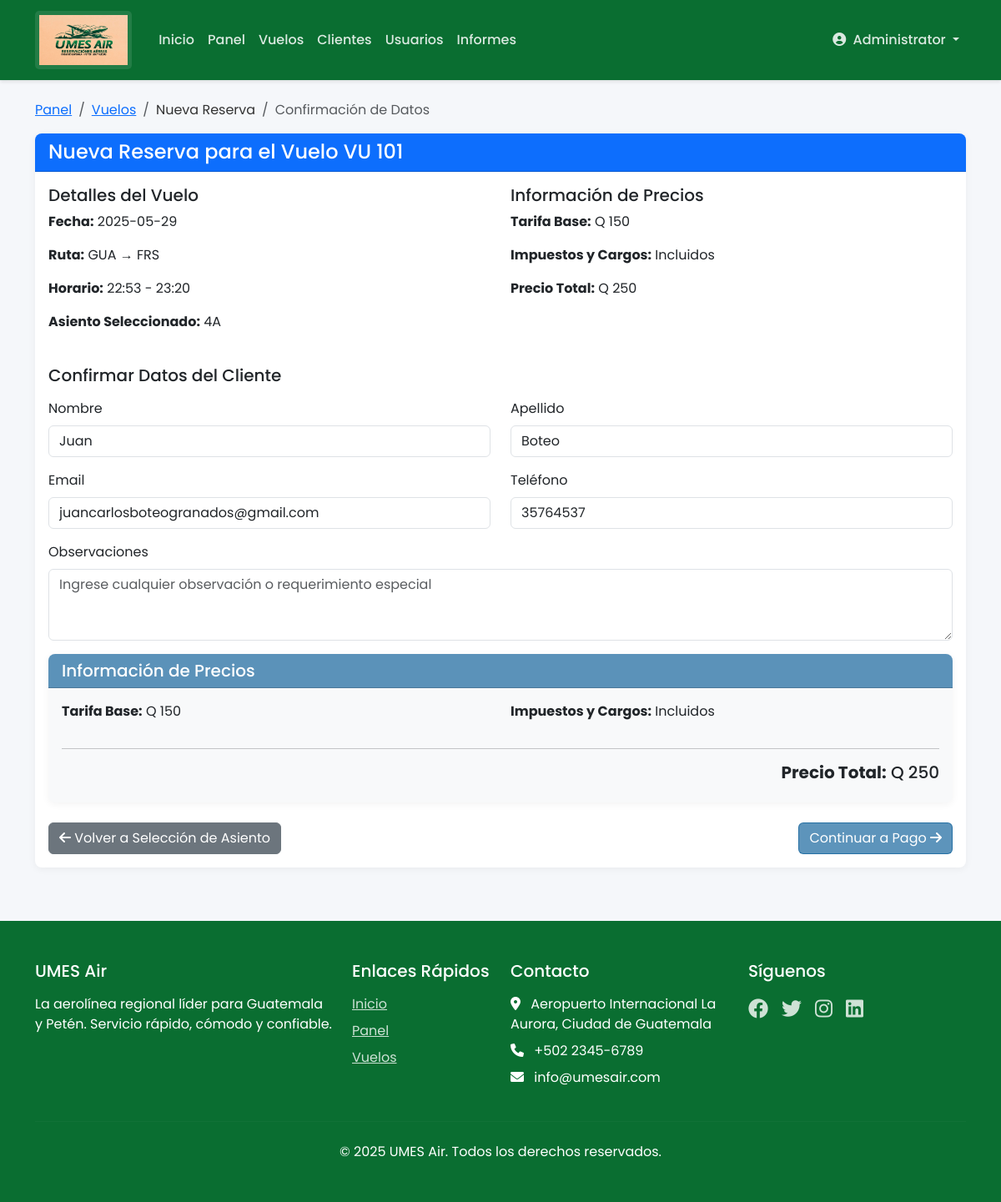
The app's page /reservations/step3/1/36612eb9/4A (signed in) with its own data.
### tables this page shows
CREATE TABLE flights (
    id INTEGER PRIMARY KEY AUTOINCREMENT,
    flight_code TEXT NOT NULL,
    date TEXT NOT NULL,
    origin TEXT NOT NULL,
    destination TEXT NOT NULL,
    departure_time TEXT NOT NULL,
    arrival_time TEXT NOT NULL,
    capacity INTEGER NOT NULL DEFAULT 18,
    base_fare DECIMAL(10,2) NOT NULL DEFAULT 0,
    total_fare DECIMAL(10,2) NOT NULL DEFAULT 0,
    status TEXT NOT NULL DEFAULT 'active' CHECK (status IN ('active', 'inactive', 'cancelled')),
    cancellation_reason TEXT,
    change_reason TEXT,
    UNIQUE (flight_code, date)
);

CREATE TABLE customers (
    id TEXT PRIMARY KEY,
    first_name TEXT NOT NULL,
    last_name TEXT NOT NULL,
    nationality TEXT NOT NULL,
    date_of_birth TEXT NOT NULL,
    gender TEXT NOT NULL CHECK (gender IN ('M', 'F', 'Other')),
    id_number TEXT UNIQUE NOT NULL,  -- Passport or DPI
    email TEXT UNIQUE NOT NULL,
    phone TEXT NOT NULL,
    emergency_contact TEXT NOT NULL
);

### app.py (the view, shortened to what this page needs)
@app.route('/reservations/step3/<flight_id>/<customer_id>/<seat_number>', methods=['GET', 'POST'])
@login_required
@role_required(['admin', 'agent'])
def reservation_step3_details(flight_id, customer_id, seat_number):
    conn = get_db_connection()
    flight = conn.execute('SELECT * FROM flights WHERE id = ?', (flight_id,)).fetchone()
    customer = conn.execute('SELECT * FROM customers WHERE id = ?', (customer_id,)).fetchone()
    if not flight or not customer:
        conn.close()
        flash('Información no encontrada.', 'error')
        return redirect(url_for('list_flights'))
    conn.close()
    return render_template('reservations/step3_details.html',
                          flight=flight,
                          customer=customer,
                          seat_number=seat_number)

### app.py (called while the page is built)
@app.context_processor
def inject_csrf_token():
    return dict(csrf_token=generate_csrf_token)

def get_db_connection():
    conn = sqlite3.connect(app.config['DATABASE'], timeout=30)  # Increased timeout to 30 seconds
    print("Connected to database")
    conn.row_factory = sqlite3.Row
    return conn

@app.before_request
def ensure_db_initialized():
    global _is_first_request
    if _is_first_request:
        _is_first_request = False

def login_required(f):
    @wraps(f)
    def decorated_function(*args, **kwargs):
        if 'user_id' not in session:
            flash('Por favor inicia sesión para acceder a esta página.', 'error')
            return redirect(url_for('login'))
        return f(*args, **kwargs)
    return decorated_function

def role_required(allowed_roles):
    def decorator(f):
        @wraps(f)
        def decorated_function(*args, **kwargs):
            if 'user_role' not in session or session['user_role'] not in allowed_roles:
                flash('No tienes permiso para acceder a esta página.', 'error')
                return redirect(url_for('dashboard'))
            return f(*args, **kwargs)
        return decorated_function
    return decorator

@app.before_request
def setup_before_first_request():
    global _is_first_request
    if _is_first_request:
        init_db()
        _is_first_request = False

### templates/reservations/step3_details.html (shortened to what this page needs)
{% extends 'base.html' %}
{% block content %}
<div class="container mt-4">
    <nav aria-label="breadcrumb">
        <ol class="breadcrumb">
            <li class="breadcrumb-item"><a href="{{ url_for('dashboard') }}">Panel</a></li>
            <li class="breadcrumb-item"><a href="{{ url_for('list_flights') }}">Vuelos</a></li>
            <li class="breadcrumb-item">Nueva Reserva</li>
            <li class="breadcrumb-item active">Confirmación de Datos</li>
        </ol>
    </nav>
    <div class="card">
        <div class="card-header bg-primary text-white">
            <h4 class="mb-0">Nueva Reserva para el Vuelo {{ flight.flight_code }}</h4>
        </div>
        <div class="card-body">
            <div class="row mb-4">
                <div class="col-md-6">
                    <h5>Detalles del Vuelo</h5>
                    <p><strong>Fecha:</strong> {{ flight.date }}</p>
                    <p><strong>Ruta:</strong> {{ flight.origin }} → {{ flight.destination }}</p>
                    <p><strong>Horario:</strong> {{ flight.departure_time }} - {{ flight.arrival_time }}</p>
                    <p><strong>Asiento Seleccionado:</strong> {{ seat_number }}</p>
                </div>
                <div class="col-md-6">
                    <h5>Información de Precios</h5>
                    <p><strong>Tarifa Base:</strong> Q {{ flight.base_fare }}</p>
                    <p><strong>Impuestos y Cargos:</strong> Incluidos</p>
                    <p><strong>Precio Total:</strong> Q {{ flight.total_fare }}</p>
                </div>
            </div>
            <form method="post" action="{{ url_for('reservation_step3_details', flight_id=flight.id, customer_id=customer.id, seat_number=seat_number) }}">
                <h5 class="mb-3">Confirmar Datos del Cliente</h5>
                <div class="row">
                    <div class="col-md-6 mb-3">
                        <label for="first_name" class="form-label">Nombre</label>
                        <input type="text" class="form-control" id="first_name" name="first_name"
                               value="{{ customer.first_name }}" required>
                    </div>
                    <div class="col-md-6 mb-3">
                        <label for="last_name" class="form-label">Apellido</label>
                        <input type="text" class="form-control" id="last_name" name="last_name"
                               value="{{ customer.last_name }}" required>
                    </div>
                </div>
                <div class="row">
                    <div class="col-md-6 mb-3">
                        <label for="email" class="form-label">Email</label>
                        <input type="email" class="form-control" id="email" name="email"
                               value="{{ customer.email }}" required>
                    </div>
                    <div class="col-md-6 mb-3">
                        <label for="phone" class="form-label">Teléfono</label>
                        <input type="tel" class="form-control" id="phone" name="phone"
                               value="{{ customer.phone }}" required>
                    </div>
                </div>
                <div class="mb-3">
                    <label for="observations" class="form-label">Observaciones</label>
                    <textarea class="form-control" id="observations" name="observations"
                              rows="3" placeholder="Ingrese cualquier observación o requerimiento especial"></textarea>
                </div>
                <div class="card bg-light mb-4">
                    <div class="card-header">
                        <h5 class="mb-0">Información de Precios</h5>
                    </div>
                    <div class="card-body">
                        <div class="row">
                            <div class="col-md-6">
                                <p><strong>Tarifa Base:</strong> Q {{ flight.base_fare }}</p>
                            </div>
                            <div class="col-md-6">
                                <p><strong>Impuestos y Cargos:</strong> Incluidos</p>
                            </div>
                        </div>
                        <hr>
                        <div class="row">
                            <div class="col-md-12 text-end">
                                <h5><strong>Precio Total:</strong> Q {{ flight.total_fare }}</h5>
                            </div>
                        </div>
                    </div>
                </div>
                <div class="d-flex justify-content-between mt-4">
                    <a href="{{ url_for('reservation_step2_seat', flight_id=flight.id, customer_id=customer.id) }}" class="btn btn-secondary">
                        <i class="fas fa-arrow-left"></i> Volver a Selección de Asiento
                    </a>
                    <button type="submit" class="btn btn-primary">
                        Continuar a Pago <i class="fas fa-arrow-right"></i>
                    </button>
                </div>
            </form>
        </div>
    </div>
</div>
{% endblock %}

### static/css/style.css (style rules this page uses)
:root { --primary: #095c97a7; --primary-light: #084f82a7; --secondary: #3AAD57; --accent: #4CAF50; --accent-light: #81C784; --danger: #F44336; --warning: #FFC107; --text-light: #FFFFFF; --text-dark: #333333; --gray-light: #F5F5F5; --gray: #E0E0E0; --gray-dark: #9E9E9E; }
body { font-family: 'Poppins', 'Segoe UI', Tahoma, Geneva, Verdana, sans-serif; color: var(--text-dark); background-color: #F5F7FA; }
.btn-primary { background-color: var(--primary); border-color: var(--primary); }
.card { border-radius: 8px; box-shadow: 0 2px 10px rgba(0, 0, 0, 0.05); border: none; transition: transform 0.2s, box-shadow 0.2s; }
.card-header { background-color: var(--primary); color: white; font-weight: 600; border-radius: 8px 8px 0 0 !important; }

### records on screen
flights: flight_code "VU 101", date "2025-05-29", origin "GUA", destination "FRS", departure_time "22:53", arrival_time "23:20", base_fare "150", total_fare "250"
customers: first_name "Juan", last_name "Boteo", email "juancarlosboteogranados@gmail.com", phone "35764537"

### other values on screen
{{ session['user_name'] }} "Administrator"
{{ seat_number }} "4A"
